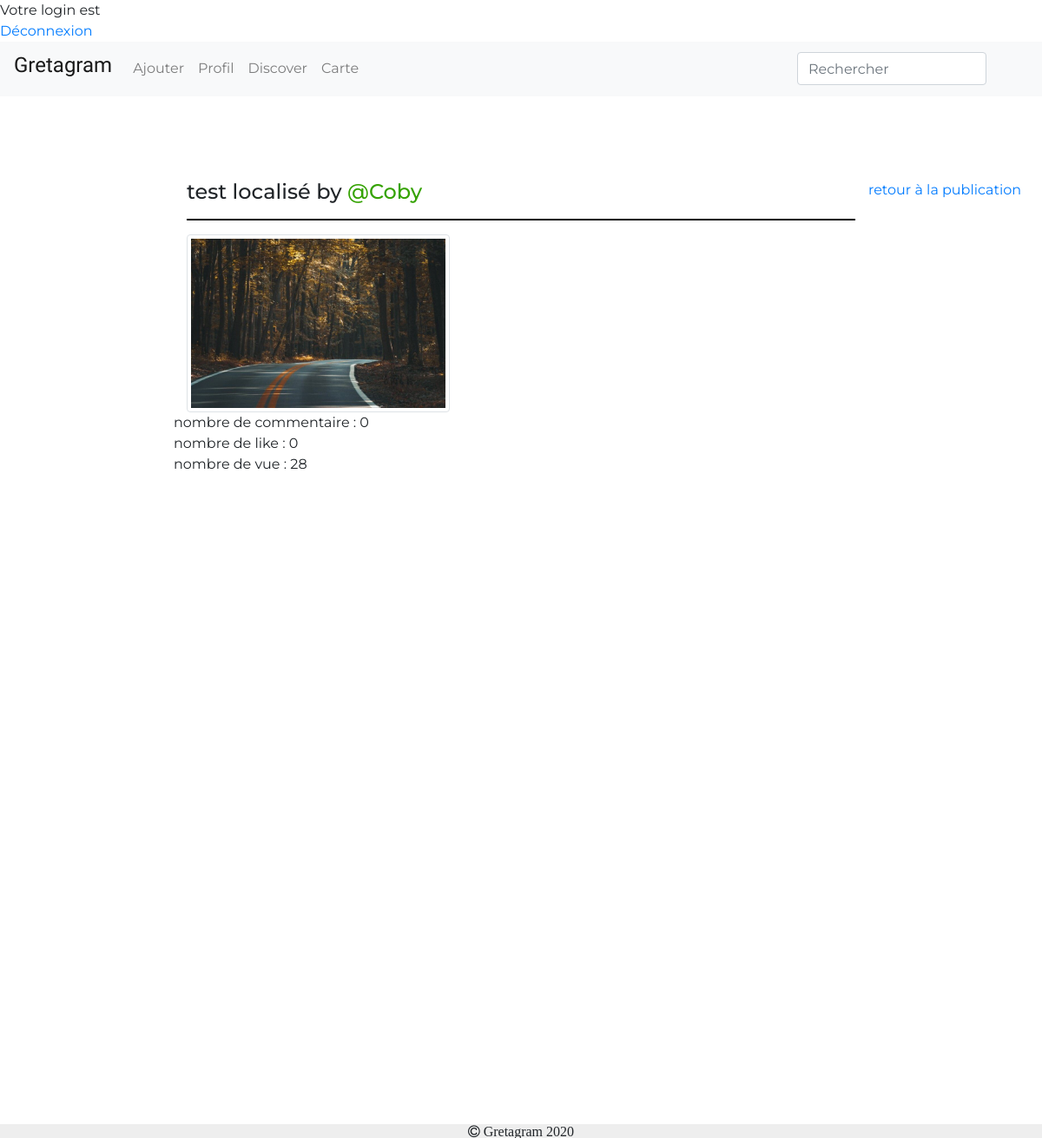
Screenshot of /Gretagram/stat.php?id=uploads/5e9dd41091a7a9-4.jpg (signed in) with the database file from the repository.
### tables this page shows
CREATE TABLE IF NOT EXISTS `publication` (
  `id` int(11) NOT NULL AUTO_INCREMENT,
  `nblike` int(100) DEFAULT '0',
  `titre` varchar(100) DEFAULT NULL,
  `description` varchar(100) DEFAULT NULL,
  `user` varchar(100) NOT NULL,
  `photo` varchar(100) DEFAULT NULL,
  `datepubli` datetime NOT NULL DEFAULT CURRENT_TIMESTAMP,
  `lat` varchar(200) DEFAULT NULL,
  `longitude` varchar(100) DEFAULT NULL,
  `adrrFormated` varchar(100) NOT NULL,
  `nbVue` int(11) NOT NULL DEFAULT '0',
  PRIMARY KEY (`id`)
);

### Gretagram/stat.php (the view, shortened to what this page needs)
<?php
if (isset($_SESSION['login']) && isset($_SESSION['mdp'])) {
    echo '<html>';
    echo '<head>';
    echo '</head>';
    echo '<body>';
    echo 'Votre login est ' . $_SESSION['login'];
    echo '<br />';
    echo '<a href="deconnexion.php">Déconnexion</a>';
} else {
    header('location: login.php?message=erreur');
}
?>
<!DOCTYPE html>
<html>
<head>
    <link href="https://stackpath.bootstrapcdn.com/font-awesome/4.7.0/css/font-awesome.min.css" rel="stylesheet">
    <link rel="stylesheet" href="https://stackpath.bootstrapcdn.com/bootstrap/4.4.1/css/bootstrap.min.css">
    <link rel="stylesheet" href="css/style.css">
    <?php
    include("include/connect.inc.php");
    ?>
</head>
<body>
    <nav class="navbar navbar-expand-lg navbar-light bg-light">
        <a class="navbar-brand" href="index.php">
            <div class="styleLogo">
                <h4>Gretagram</h4>
            </div>
        </a>
        <div class="collapse navbar-collapse" id="navbarToggler">
            <ul class="navbar-nav mr-auto mt-2 mt-lg-0">
                <li class="nav-item">
                    <a class="nav-link" href="ajouter.php">Ajouter</a>
                </li>
                <li class="nav-item">
                    <a class="nav-link" href="profilPerso.php">Profil</a>
                </li>
                <li class="nav-item">
                    <a class="nav-link" href="discover.php">Discover</a>
                </li>
                <li class="nav-item">
                    <a class="nav-link" href="carte.php">Carte</a>
                </li>
            </ul>
            <form class="form-inline my-2 my-lg-0">
                <input class="form-control mr-sm-2" type="text" id="search-user" placeholder="Rechercher">
            </form>
            <div style="margin-top: 20px">
            </div>
        </div>
    </nav>
    <br>
    <br>
    <br>
    <br>
    <?php
    $param = htmlspecialchars($_GET['id']);
    $requetePost = "Select * FROM publication where photo = " . "'" . $param . "'" . ";";
    $prequetePost = $conn->prepare($requetePost);
    $prequetePost->execute();
    while ($dataPost = $prequetePost->fetch()) {
        $photo = $dataPost['photo'];
        $nom = $dataPost['user'];
        $titre = $dataPost['titre'];
        echo '
    <div class="container-fluid">
        <div class="row">
            <div class="col-md-2"></div>
            <div class="col-md-8">
               <h4>' . $titre . ' by <a href="profil.php?nom=' . $nom . '" style="color:#34A200">@' . $nom . '</a></h4>
                <hr style="width: 100%; color: black; height: 1px; background-color:black;">
                <div class="row">
                    <div class="col-md-5">
                        <img src="' . $photo . '" alt="" class=" img-thumbnail responsive">
                    </div>
';
    }
    $requetePost = "Select count(*) as nbCom FROM commentaire where publication = " . "'" . $param . "'" . ";";
    $prequetePost = $conn->prepare($requetePost);
    $prequetePost->execute();
    while ($dataPost = $prequetePost->fetch()) {
        $nbCommentaire = $dataPost['nbCom'];
    echo '
    <div class="row">
    <div class="col-md-10">nombre de commentaire : '.$nbCommentaire.'
    ';
    }
    $requetePost = "Select count(*) as nbLike FROM jaime where id = (Select id from publication where photo=" . "'" . $param . "'" . ");";
    $prequetePost = $conn->prepare($requetePost);
    $prequetePost->execute();
    while ($dataPost = $prequetePost->fetch()) {
        $nbLikePost = $dataPost['nbLike'];
        echo'
        </div><br>
            <div class="col-md-10">        nombre de like : '.$nbLikePost.'       </div>
        ';
    }
        $requetePost = "Select * FROM publication where photo=" . "'" . $param . "'" . ";";
        $prequetePost = $conn->prepare($requetePost);
        $prequetePost->execute();
        while ($dataPost = $prequetePost->fetch()) {
            $nbVuePost = $dataPost['nbVue'];
            echo '
                <div class="col-md-10">        nombre de vue : '.$nbVuePost.'        </div>
            </div>
            ';
        }
    ?>
    </div>
    <br>
    <div id="chartContainer" style="height: 370px; width: 100%;"></div>
    <div id="chartContainer2" style="height: 370px; width: 100%;"></div>
    </div>
    <br>
    <?php
    $param = htmlspecialchars($_GET['id']);
        echo '<div align=left><a href="post.php?post='.$param.'">retour à la publication</a></div>';
    ?>
    <br>
    <footer class="containe-fluid footer">
        <i class="fa fa-copyright"> Gretagram 2020</i>
    </footer>
</body>
</html>

### Gretagram/css/style.css (style rules this page uses)
body, html { padding: 0; margin: 0; }
body { font-family: 'Montserrat', sans-serif; }
.footer { position: fixed; left: 0; bottom: 0; width: 100%; background-color: #EEEEEE; text-align: center; }
.responsive { width: 100%; height: auto; }
.styleLogo { font-family: 'Oleo Script', cursive; }

### rows the page displays
publication: titre "test localisé", user "Coby", photo (picture), nbVue "28"

### other values shown
$nbCommentaire "0"
$nbLikePost "0"
